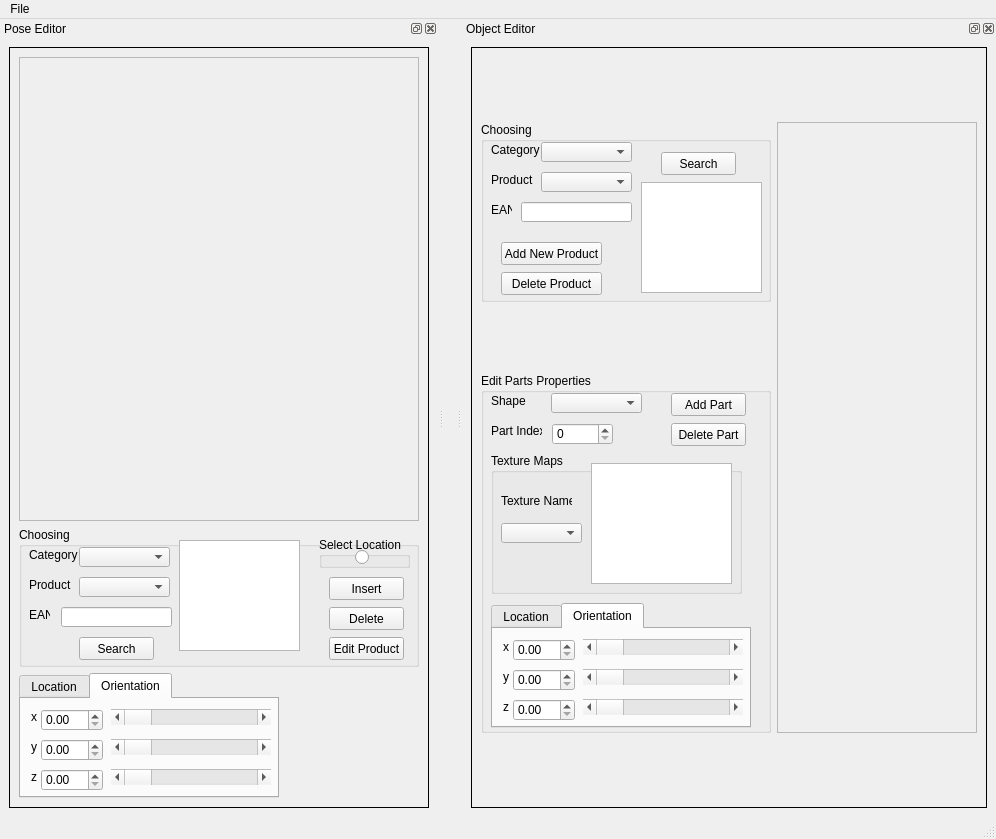
<?xml version="1.0" encoding="UTF-8"?>
<ui version="4.0">
 <class>MainWindow</class>
 <widget class="QMainWindow" name="MainWindow">
  <property name="geometry">
   <rect>
    <x>0</x>
    <y>0</y>
    <width>996</width>
    <height>839</height>
   </rect>
  </property>
  <property name="windowTitle">
   <string>MainWindow</string>
  </property>
  <widget class="QWidget" name="centralwidget"/>
  <widget class="QMenuBar" name="menubar">
   <property name="geometry">
    <rect>
     <x>0</x>
     <y>0</y>
     <width>996</width>
     <height>21</height>
    </rect>
   </property>
   <widget class="QMenu" name="menuLoad_Scene">
    <property name="title">
     <string>File</string>
    </property>
    <addaction name="actionNew_Scene"/>
    <addaction name="actionLoad_Scene"/>
    <addaction name="actionSave_Scene"/>
   </widget>
   <addaction name="menuLoad_Scene"/>
  </widget>
  <widget class="QStatusBar" name="statusbar"/>
  <widget class="QDockWidget" name="m_pDockWidgetSceneEditor_2">
   <property name="floating">
    <bool>false</bool>
   </property>
   <property name="features">
    <set>QDockWidget::AllDockWidgetFeatures</set>
   </property>
   <property name="windowTitle">
    <string>Pose Editor</string>
   </property>
   <attribute name="dockWidgetArea">
    <number>1</number>
   </attribute>
   <widget class="QWidget" name="dockWidgetContents_7">
    <layout class="QGridLayout" name="gridLayout_2">
     <item row="0" column="0">
      <widget class="QFrame" name="frame_2">
       <property name="frameShape">
        <enum>QFrame::Box</enum>
       </property>
       <layout class="QGridLayout" name="gridLayout_4">
        <item row="0" column="0">
         <widget class="QVTKWidget" name="m_pQVTKWidgetSceneEditor_2">
          <property name="minimumSize">
           <size>
            <width>400</width>
            <height>400</height>
           </size>
          </property>
          <property name="frameShape">
           <enum>QFrame::StyledPanel</enum>
          </property>
          <property name="frameShadow">
           <enum>QFrame::Raised</enum>
          </property>
         </widget>
        </item>
        <item row="2" column="0">
         <widget class="QTabWidget" name="Translation_2">
          <property name="minimumSize">
           <size>
            <width>260</width>
            <height>125</height>
           </size>
          </property>
          <property name="maximumSize">
           <size>
            <width>260</width>
            <height>125</height>
           </size>
          </property>
          <property name="currentIndex">
           <number>1</number>
          </property>
          <widget class="QWidget" name="tab_3">
           <attribute name="title">
            <string>Location</string>
           </attribute>
           <widget class="QDoubleSpinBox" name="doubleSpinBox_7">
            <property name="geometry">
             <rect>
              <x>20</x>
              <y>10</y>
              <width>62</width>
              <height>22</height>
             </rect>
            </property>
           </widget>
           <widget class="QDoubleSpinBox" name="doubleSpinBox_8">
            <property name="geometry">
             <rect>
              <x>20</x>
              <y>70</y>
              <width>62</width>
              <height>22</height>
             </rect>
            </property>
           </widget>
           <widget class="QLabel" name="label_9">
            <property name="geometry">
             <rect>
              <x>10</x>
              <y>40</y>
              <width>16</width>
              <height>16</height>
             </rect>
            </property>
            <property name="text">
             <string>y</string>
            </property>
           </widget>
           <widget class="QLabel" name="label_10">
            <property name="geometry">
             <rect>
              <x>10</x>
              <y>70</y>
              <width>16</width>
              <height>16</height>
             </rect>
            </property>
            <property name="text">
             <string>z</string>
            </property>
           </widget>
           <widget class="QDoubleSpinBox" name="doubleSpinBox_9">
            <property name="geometry">
             <rect>
              <x>20</x>
              <y>40</y>
              <width>62</width>
              <height>22</height>
             </rect>
            </property>
           </widget>
           <widget class="QLabel" name="label_11">
            <property name="geometry">
             <rect>
              <x>10</x>
              <y>10</y>
              <width>16</width>
              <height>16</height>
             </rect>
            </property>
            <property name="text">
             <string>x</string>
            </property>
           </widget>
           <widget class="QScrollBar" name="horizontalScrollBar_7">
            <property name="geometry">
             <rect>
              <x>90</x>
              <y>10</y>
              <width>160</width>
              <height>16</height>
             </rect>
            </property>
            <property name="orientation">
             <enum>Qt::Horizontal</enum>
            </property>
           </widget>
           <widget class="QScrollBar" name="horizontalScrollBar_8">
            <property name="geometry">
             <rect>
              <x>90</x>
              <y>40</y>
              <width>160</width>
              <height>16</height>
             </rect>
            </property>
            <property name="orientation">
             <enum>Qt::Horizontal</enum>
            </property>
           </widget>
           <widget class="QScrollBar" name="horizontalScrollBar_9">
            <property name="geometry">
             <rect>
              <x>90</x>
              <y>70</y>
              <width>160</width>
              <height>16</height>
             </rect>
            </property>
            <property name="orientation">
             <enum>Qt::Horizontal</enum>
            </property>
           </widget>
          </widget>
          <widget class="QWidget" name="tab_4">
           <attribute name="title">
            <string>Orientation</string>
           </attribute>
           <widget class="QLabel" name="label_12">
            <property name="geometry">
             <rect>
              <x>10</x>
              <y>10</y>
              <width>16</width>
              <height>16</height>
             </rect>
            </property>
            <property name="text">
             <string>x</string>
            </property>
           </widget>
           <widget class="QScrollBar" name="horizontalScrollBar_10">
            <property name="geometry">
             <rect>
              <x>90</x>
              <y>40</y>
              <width>160</width>
              <height>16</height>
             </rect>
            </property>
            <property name="orientation">
             <enum>Qt::Horizontal</enum>
            </property>
           </widget>
           <widget class="QLabel" name="label_13">
            <property name="geometry">
             <rect>
              <x>10</x>
              <y>70</y>
              <width>16</width>
              <height>16</height>
             </rect>
            </property>
            <property name="text">
             <string>z</string>
            </property>
           </widget>
           <widget class="QScrollBar" name="horizontalScrollBar_11">
            <property name="geometry">
             <rect>
              <x>90</x>
              <y>70</y>
              <width>160</width>
              <height>16</height>
             </rect>
            </property>
            <property name="orientation">
             <enum>Qt::Horizontal</enum>
            </property>
           </widget>
           <widget class="QDoubleSpinBox" name="doubleSpinBox_10">
            <property name="geometry">
             <rect>
              <x>20</x>
              <y>10</y>
              <width>62</width>
              <height>22</height>
             </rect>
            </property>
           </widget>
           <widget class="QDoubleSpinBox" name="doubleSpinBox_11">
            <property name="geometry">
             <rect>
              <x>20</x>
              <y>40</y>
              <width>62</width>
              <height>22</height>
             </rect>
            </property>
           </widget>
           <widget class="QScrollBar" name="horizontalScrollBar_12">
            <property name="geometry">
             <rect>
              <x>90</x>
              <y>10</y>
              <width>160</width>
              <height>16</height>
             </rect>
            </property>
            <property name="orientation">
             <enum>Qt::Horizontal</enum>
            </property>
           </widget>
           <widget class="QDoubleSpinBox" name="doubleSpinBox_12">
            <property name="geometry">
             <rect>
              <x>20</x>
              <y>70</y>
              <width>62</width>
              <height>22</height>
             </rect>
            </property>
           </widget>
           <widget class="QLabel" name="label_14">
            <property name="geometry">
             <rect>
              <x>10</x>
              <y>40</y>
              <width>16</width>
              <height>16</height>
             </rect>
            </property>
            <property name="text">
             <string>y</string>
            </property>
           </widget>
          </widget>
         </widget>
        </item>
        <item row="1" column="0">
         <widget class="QGroupBox" name="groupBox_2">
          <property name="minimumSize">
           <size>
            <width>400</width>
            <height>140</height>
           </size>
          </property>
          <property name="maximumSize">
           <size>
            <width>400</width>
            <height>140</height>
           </size>
          </property>
          <property name="title">
           <string>Choosing</string>
          </property>
          <widget class="QListWidget" name="listWidget_2">
           <property name="geometry">
            <rect>
             <x>160</x>
             <y>13</y>
             <width>121</width>
             <height>111</height>
            </rect>
           </property>
          </widget>
          <widget class="QComboBox" name="comboBox_2">
           <property name="geometry">
            <rect>
             <x>60</x>
             <y>20</y>
             <width>91</width>
             <height>20</height>
            </rect>
           </property>
          </widget>
          <widget class="QLabel" name="label_8">
           <property name="geometry">
            <rect>
             <x>10</x>
             <y>20</y>
             <width>51</width>
             <height>16</height>
            </rect>
           </property>
           <property name="text">
            <string>Category</string>
           </property>
          </widget>
          <widget class="QComboBox" name="comboBox_3">
           <property name="geometry">
            <rect>
             <x>60</x>
             <y>50</y>
             <width>91</width>
             <height>20</height>
            </rect>
           </property>
          </widget>
          <widget class="QLabel" name="label_15">
           <property name="geometry">
            <rect>
             <x>10</x>
             <y>50</y>
             <width>51</width>
             <height>16</height>
            </rect>
           </property>
           <property name="text">
            <string>Product</string>
           </property>
          </widget>
          <widget class="QPushButton" name="pushButton">
           <property name="geometry">
            <rect>
             <x>60</x>
             <y>110</y>
             <width>75</width>
             <height>23</height>
            </rect>
           </property>
           <property name="text">
            <string>Search</string>
           </property>
          </widget>
          <widget class="QPushButton" name="pushButton_3">
           <property name="geometry">
            <rect>
             <x>310</x>
             <y>50</y>
             <width>75</width>
             <height>23</height>
            </rect>
           </property>
           <property name="text">
            <string>Insert</string>
           </property>
          </widget>
          <widget class="QGroupBox" name="groupBox">
           <property name="geometry">
            <rect>
             <x>300</x>
             <y>10</y>
             <width>91</width>
             <height>31</height>
            </rect>
           </property>
           <property name="title">
            <string>Select Location</string>
           </property>
           <widget class="QRadioButton" name="radioButton">
            <property name="geometry">
             <rect>
              <x>30</x>
              <y>10</y>
              <width>20</width>
              <height>20</height>
             </rect>
            </property>
            <property name="layoutDirection">
             <enum>Qt::RightToLeft</enum>
            </property>
            <property name="text">
             <string/>
            </property>
           </widget>
          </widget>
          <widget class="QLineEdit" name="lineEdit">
           <property name="geometry">
            <rect>
             <x>42</x>
             <y>80</y>
             <width>111</width>
             <height>20</height>
            </rect>
           </property>
          </widget>
          <widget class="QLabel" name="label_21">
           <property name="geometry">
            <rect>
             <x>10</x>
             <y>80</y>
             <width>21</width>
             <height>16</height>
            </rect>
           </property>
           <property name="text">
            <string>EAN</string>
           </property>
          </widget>
          <widget class="QPushButton" name="pushButton_11">
           <property name="geometry">
            <rect>
             <x>310</x>
             <y>80</y>
             <width>75</width>
             <height>23</height>
            </rect>
           </property>
           <property name="text">
            <string>Delete</string>
           </property>
          </widget>
          <widget class="QPushButton" name="pushButton_12">
           <property name="geometry">
            <rect>
             <x>310</x>
             <y>110</y>
             <width>75</width>
             <height>23</height>
            </rect>
           </property>
           <property name="text">
            <string>Edit Product</string>
           </property>
          </widget>
          <zorder>listWidget_2</zorder>
          <zorder>comboBox_2</zorder>
          <zorder>label_8</zorder>
          <zorder>m_pQVTKWidgetSceneEditor_2</zorder>
          <zorder>comboBox_3</zorder>
          <zorder>label_15</zorder>
          <zorder>pushButton</zorder>
          <zorder>pushButton_3</zorder>
          <zorder>groupBox</zorder>
          <zorder>lineEdit</zorder>
          <zorder>label_21</zorder>
          <zorder>pushButton_11</zorder>
          <zorder>pushButton_12</zorder>
         </widget>
        </item>
       </layout>
      </widget>
     </item>
    </layout>
   </widget>
  </widget>
  <widget class="QDockWidget" name="m_pDockWidgetObjectEditor">
   <property name="accessibleDescription">
    <string/>
   </property>
   <property name="autoFillBackground">
    <bool>false</bool>
   </property>
   <property name="floating">
    <bool>false</bool>
   </property>
   <property name="features">
    <set>QDockWidget::AllDockWidgetFeatures</set>
   </property>
   <property name="windowTitle">
    <string>Object Editor</string>
   </property>
   <attribute name="dockWidgetArea">
    <number>2</number>
   </attribute>
   <widget class="QWidget" name="dockWidgetContents_6">
    <layout class="QGridLayout" name="gridLayout_5">
     <item row="0" column="0">
      <widget class="QFrame" name="m_pQFrameMainWindow">
       <property name="sizePolicy">
        <sizepolicy hsizetype="Preferred" vsizetype="Preferred">
         <horstretch>0</horstretch>
         <verstretch>0</verstretch>
        </sizepolicy>
       </property>
       <property name="autoFillBackground">
        <bool>false</bool>
       </property>
       <property name="frameShape">
        <enum>QFrame::Box</enum>
       </property>
       <property name="frameShadow">
        <enum>QFrame::Plain</enum>
       </property>
       <layout class="QGridLayout" name="gridLayout">
        <item row="0" column="0">
         <widget class="QGroupBox" name="groupBox_3">
          <property name="minimumSize">
           <size>
            <width>290</width>
            <height>180</height>
           </size>
          </property>
          <property name="maximumSize">
           <size>
            <width>290</width>
            <height>180</height>
           </size>
          </property>
          <property name="title">
           <string>Choosing</string>
          </property>
          <widget class="QListWidget" name="listWidget_3">
           <property name="geometry">
            <rect>
             <x>160</x>
             <y>60</y>
             <width>121</width>
             <height>111</height>
            </rect>
           </property>
          </widget>
          <widget class="QComboBox" name="comboBox_4">
           <property name="geometry">
            <rect>
             <x>60</x>
             <y>20</y>
             <width>91</width>
             <height>20</height>
            </rect>
           </property>
          </widget>
          <widget class="QLabel" name="label_16">
           <property name="geometry">
            <rect>
             <x>10</x>
             <y>20</y>
             <width>51</width>
             <height>16</height>
            </rect>
           </property>
           <property name="text">
            <string>Category</string>
           </property>
          </widget>
          <widget class="QComboBox" name="comboBox_5">
           <property name="geometry">
            <rect>
             <x>60</x>
             <y>50</y>
             <width>91</width>
             <height>20</height>
            </rect>
           </property>
          </widget>
          <widget class="QLabel" name="label_17">
           <property name="geometry">
            <rect>
             <x>10</x>
             <y>50</y>
             <width>51</width>
             <height>16</height>
            </rect>
           </property>
           <property name="text">
            <string>Product</string>
           </property>
          </widget>
          <widget class="QPushButton" name="pushButton_2">
           <property name="geometry">
            <rect>
             <x>180</x>
             <y>30</y>
             <width>75</width>
             <height>23</height>
            </rect>
           </property>
           <property name="text">
            <string>Search</string>
           </property>
          </widget>
          <widget class="QPushButton" name="pushButton_4">
           <property name="geometry">
            <rect>
             <x>20</x>
             <y>120</y>
             <width>101</width>
             <height>23</height>
            </rect>
           </property>
           <property name="text">
            <string>Add New Product</string>
           </property>
          </widget>
          <widget class="QLabel" name="label_22">
           <property name="geometry">
            <rect>
             <x>10</x>
             <y>80</y>
             <width>21</width>
             <height>16</height>
            </rect>
           </property>
           <property name="text">
            <string>EAN</string>
           </property>
          </widget>
          <widget class="QLineEdit" name="lineEdit_2">
           <property name="geometry">
            <rect>
             <x>40</x>
             <y>80</y>
             <width>111</width>
             <height>20</height>
            </rect>
           </property>
          </widget>
          <widget class="QPushButton" name="pushButton_5">
           <property name="geometry">
            <rect>
             <x>20</x>
             <y>150</y>
             <width>101</width>
             <height>23</height>
            </rect>
           </property>
           <property name="text">
            <string>Delete Product</string>
           </property>
          </widget>
         </widget>
        </item>
        <item row="0" column="1" rowspan="2">
         <widget class="QVTKWidget" name="m_pQVTKWidgetFocus">
          <property name="minimumSize">
           <size>
            <width>200</width>
            <height>200</height>
           </size>
          </property>
          <property name="maximumSize">
           <size>
            <width>16777215</width>
            <height>16777215</height>
           </size>
          </property>
          <property name="frameShape">
           <enum>QFrame::StyledPanel</enum>
          </property>
          <property name="frameShadow">
           <enum>QFrame::Raised</enum>
          </property>
          <layout class="QGridLayout" name="gridLayout_3"/>
         </widget>
        </item>
        <item row="1" column="0">
         <widget class="QGroupBox" name="groupBox_4">
          <property name="minimumSize">
           <size>
            <width>290</width>
            <height>360</height>
           </size>
          </property>
          <property name="maximumSize">
           <size>
            <width>290</width>
            <height>360</height>
           </size>
          </property>
          <property name="title">
           <string>Edit Parts Properties</string>
          </property>
          <widget class="QComboBox" name="comboBox_8">
           <property name="geometry">
            <rect>
             <x>70</x>
             <y>20</y>
             <width>91</width>
             <height>20</height>
            </rect>
           </property>
          </widget>
          <widget class="QLabel" name="label_20">
           <property name="geometry">
            <rect>
             <x>10</x>
             <y>20</y>
             <width>51</width>
             <height>16</height>
            </rect>
           </property>
           <property name="text">
            <string>Shape</string>
           </property>
          </widget>
          <widget class="QPushButton" name="pushButton_9">
           <property name="geometry">
            <rect>
             <x>190</x>
             <y>20</y>
             <width>75</width>
             <height>23</height>
            </rect>
           </property>
           <property name="text">
            <string>Add Part</string>
           </property>
          </widget>
          <widget class="QGroupBox" name="groupBox_5">
           <property name="geometry">
            <rect>
             <x>10</x>
             <y>80</y>
             <width>251</width>
             <height>141</height>
            </rect>
           </property>
           <property name="title">
            <string>Texture Maps</string>
           </property>
           <widget class="QListWidget" name="listWidget_5">
            <property name="geometry">
             <rect>
              <x>100</x>
              <y>10</y>
              <width>141</width>
              <height>121</height>
             </rect>
            </property>
           </widget>
           <widget class="QComboBox" name="comboBox_9">
            <property name="geometry">
             <rect>
              <x>10</x>
              <y>70</y>
              <width>81</width>
              <height>20</height>
             </rect>
            </property>
           </widget>
           <widget class="QLabel" name="label_2">
            <property name="geometry">
             <rect>
              <x>10</x>
              <y>40</y>
              <width>71</width>
              <height>16</height>
             </rect>
            </property>
            <property name="text">
             <string>Texture Name</string>
            </property>
           </widget>
          </widget>
          <widget class="QTabWidget" name="Translation_3">
           <property name="geometry">
            <rect>
             <x>10</x>
             <y>230</y>
             <width>260</width>
             <height>125</height>
            </rect>
           </property>
           <property name="minimumSize">
            <size>
             <width>260</width>
             <height>125</height>
            </size>
           </property>
           <property name="maximumSize">
            <size>
             <width>260</width>
             <height>125</height>
            </size>
           </property>
           <property name="currentIndex">
            <number>1</number>
           </property>
           <widget class="QWidget" name="tab_5">
            <attribute name="title">
             <string>Location</string>
            </attribute>
            <widget class="QDoubleSpinBox" name="doubleSpinBox_13">
             <property name="geometry">
              <rect>
               <x>20</x>
               <y>10</y>
               <width>62</width>
               <height>22</height>
              </rect>
             </property>
            </widget>
            <widget class="QDoubleSpinBox" name="doubleSpinBox_14">
             <property name="geometry">
              <rect>
               <x>20</x>
               <y>70</y>
               <width>62</width>
               <height>22</height>
              </rect>
             </property>
            </widget>
            <widget class="QLabel" name="label_23">
             <property name="geometry">
              <rect>
               <x>10</x>
               <y>40</y>
               <width>16</width>
               <height>16</height>
              </rect>
             </property>
             <property name="text">
              <string>y</string>
             </property>
            </widget>
            <widget class="QLabel" name="label_24">
             <property name="geometry">
              <rect>
               <x>10</x>
               <y>70</y>
               <width>16</width>
               <height>16</height>
              </rect>
             </property>
             <property name="text">
              <string>z</string>
             </property>
            </widget>
            <widget class="QDoubleSpinBox" name="doubleSpinBox_15">
             <property name="geometry">
              <rect>
               <x>20</x>
               <y>40</y>
               <width>62</width>
               <height>22</height>
              </rect>
             </property>
            </widget>
            <widget class="QLabel" name="label_25">
             <property name="geometry">
              <rect>
               <x>10</x>
               <y>10</y>
               <width>16</width>
               <height>16</height>
              </rect>
             </property>
             <property name="text">
              <string>x</string>
             </property>
            </widget>
            <widget class="QScrollBar" name="horizontalScrollBar_13">
             <property name="geometry">
              <rect>
               <x>90</x>
               <y>10</y>
               <width>160</width>
               <height>16</height>
              </rect>
             </property>
             <property name="orientation">
              <enum>Qt::Horizontal</enum>
             </property>
            </widget>
            <widget class="QScrollBar" name="horizontalScrollBar_14">
             <property name="geometry">
              <rect>
               <x>90</x>
               <y>40</y>
               <width>160</width>
               <height>16</height>
              </rect>
             </property>
             <property name="orientation">
              <enum>Qt::Horizontal</enum>
             </property>
            </widget>
            <widget class="QScrollBar" name="horizontalScrollBar_15">
             <property name="geometry">
              <rect>
               <x>90</x>
               <y>70</y>
               <width>160</width>
               <height>16</height>
              </rect>
             </property>
             <property name="orientation">
              <enum>Qt::Horizontal</enum>
             </property>
            </widget>
           </widget>
           <widget class="QWidget" name="tab_6">
            <attribute name="title">
             <string>Orientation</string>
            </attribute>
            <widget class="QLabel" name="label_26">
             <property name="geometry">
              <rect>
               <x>10</x>
               <y>10</y>
               <width>16</width>
               <height>16</height>
              </rect>
             </property>
             <property name="text">
              <string>x</string>
             </property>
            </widget>
            <widget class="QScrollBar" name="horizontalScrollBar_16">
             <property name="geometry">
              <rect>
               <x>90</x>
               <y>40</y>
               <width>160</width>
               <height>16</height>
              </rect>
             </property>
             <property name="orientation">
              <enum>Qt::Horizontal</enum>
             </property>
            </widget>
            <widget class="QLabel" name="label_27">
             <property name="geometry">
              <rect>
               <x>10</x>
               <y>70</y>
               <width>16</width>
               <height>16</height>
              </rect>
             </property>
             <property name="text">
              <string>z</string>
             </property>
            </widget>
            <widget class="QScrollBar" name="horizontalScrollBar_17">
             <property name="geometry">
              <rect>
               <x>90</x>
               <y>70</y>
               <width>160</width>
               <height>16</height>
              </rect>
             </property>
             <property name="orientation">
              <enum>Qt::Horizontal</enum>
             </property>
            </widget>
            <widget class="QDoubleSpinBox" name="doubleSpinBox_16">
             <property name="geometry">
              <rect>
               <x>20</x>
               <y>10</y>
               <width>62</width>
               <height>22</height>
              </rect>
             </property>
            </widget>
            <widget class="QDoubleSpinBox" name="doubleSpinBox_17">
             <property name="geometry">
              <rect>
               <x>20</x>
               <y>40</y>
               <width>62</width>
               <height>22</height>
              </rect>
             </property>
            </widget>
            <widget class="QScrollBar" name="horizontalScrollBar_18">
             <property name="geometry">
              <rect>
               <x>90</x>
               <y>10</y>
               <width>160</width>
               <height>16</height>
              </rect>
             </property>
             <property name="orientation">
              <enum>Qt::Horizontal</enum>
             </property>
            </widget>
            <widget class="QDoubleSpinBox" name="doubleSpinBox_18">
             <property name="geometry">
              <rect>
               <x>20</x>
               <y>70</y>
               <width>62</width>
               <height>22</height>
              </rect>
             </property>
            </widget>
            <widget class="QLabel" name="label_28">
             <property name="geometry">
              <rect>
               <x>10</x>
               <y>40</y>
               <width>16</width>
               <height>16</height>
              </rect>
             </property>
             <property name="text">
              <string>y</string>
             </property>
            </widget>
           </widget>
          </widget>
          <widget class="QLabel" name="label_29">
           <property name="geometry">
            <rect>
             <x>10</x>
             <y>50</y>
             <width>51</width>
             <height>16</height>
            </rect>
           </property>
           <property name="text">
            <string>Part Index</string>
           </property>
          </widget>
          <widget class="QSpinBox" name="spinBox">
           <property name="geometry">
            <rect>
             <x>71</x>
             <y>50</y>
             <width>61</width>
             <height>22</height>
            </rect>
           </property>
          </widget>
          <widget class="QPushButton" name="pushButton_10">
           <property name="geometry">
            <rect>
             <x>190</x>
             <y>50</y>
             <width>75</width>
             <height>23</height>
            </rect>
           </property>
           <property name="text">
            <string>Delete Part</string>
           </property>
          </widget>
         </widget>
        </item>
       </layout>
      </widget>
     </item>
    </layout>
   </widget>
  </widget>
  <action name="actionNew_Scene">
   <property name="text">
    <string>New Scene</string>
   </property>
  </action>
  <action name="actionLoad_Scene">
   <property name="text">
    <string>Load Scene</string>
   </property>
  </action>
  <action name="actionSave_Scene">
   <property name="text">
    <string>Save Scene</string>
   </property>
  </action>
 </widget>
 <customwidgets>
  <customwidget>
   <class>QVTKWidget</class>
   <extends>QFrame</extends>
   <header location="global">qvtkwidget.h</header>
   <container>1</container>
  </customwidget>
 </customwidgets>
 <resources/>
 <connections/>
</ui>
